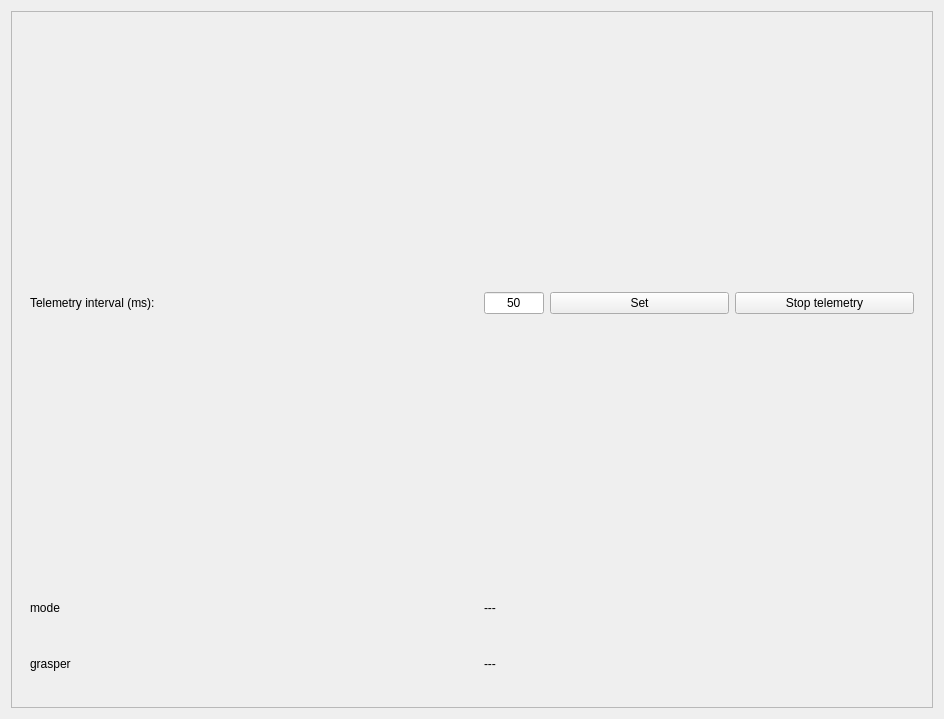
<?xml version="1.0" encoding="UTF-8"?>
<ui version="4.0">
 <class>boatData</class>
 <widget class="QWidget" name="boatData">
  <property name="geometry">
   <rect>
    <x>0</x>
    <y>0</y>
    <width>944</width>
    <height>719</height>
   </rect>
  </property>
  <property name="sizePolicy">
   <sizepolicy hsizetype="MinimumExpanding" vsizetype="Fixed">
    <horstretch>0</horstretch>
    <verstretch>0</verstretch>
   </sizepolicy>
  </property>
  <property name="maximumSize">
   <size>
    <width>16777215</width>
    <height>16777215</height>
   </size>
  </property>
  <property name="windowTitle">
   <string>Form</string>
  </property>
  <layout class="QHBoxLayout" name="horizontalLayout_2">
   <item>
    <widget class="QFrame" name="container">
     <property name="sizePolicy">
      <sizepolicy hsizetype="Ignored" vsizetype="Ignored">
       <horstretch>0</horstretch>
       <verstretch>0</verstretch>
      </sizepolicy>
     </property>
     <property name="frameShape">
      <enum>QFrame::StyledPanel</enum>
     </property>
     <property name="frameShadow">
      <enum>QFrame::Raised</enum>
     </property>
     <layout class="QVBoxLayout" name="verticalLayout_3">
      <item>
       <widget class="QWidget" name="widget_2" native="true">
        <property name="minimumSize">
         <size>
          <width>100</width>
          <height>0</height>
         </size>
        </property>
        <layout class="QHBoxLayout" name="horizontalLayout_4">
         <property name="leftMargin">
          <number>0</number>
         </property>
         <property name="topMargin">
          <number>0</number>
         </property>
         <property name="rightMargin">
          <number>0</number>
         </property>
         <property name="bottomMargin">
          <number>0</number>
         </property>
         <item>
          <widget class="QFrame" name="label_frame">
           <property name="sizePolicy">
            <sizepolicy hsizetype="MinimumExpanding" vsizetype="Preferred">
             <horstretch>0</horstretch>
             <verstretch>0</verstretch>
            </sizepolicy>
           </property>
           <layout class="QVBoxLayout" name="verticalLayout">
            <item>
             <widget class="QWidget" name="widget_3" native="true">
              <layout class="QHBoxLayout" name="horizontalLayout">
               <property name="leftMargin">
                <number>0</number>
               </property>
               <property name="topMargin">
                <number>0</number>
               </property>
               <property name="rightMargin">
                <number>0</number>
               </property>
               <property name="bottomMargin">
                <number>0</number>
               </property>
               <item>
                <widget class="QLabel" name="l_interval">
                 <property name="sizePolicy">
                  <sizepolicy hsizetype="Preferred" vsizetype="Fixed">
                   <horstretch>0</horstretch>
                   <verstretch>0</verstretch>
                  </sizepolicy>
                 </property>
                 <property name="minimumSize">
                  <size>
                   <width>0</width>
                   <height>0</height>
                  </size>
                 </property>
                 <property name="maximumSize">
                  <size>
                   <width>16777215</width>
                   <height>16777215</height>
                  </size>
                 </property>
                 <property name="text">
                  <string>Telemetry interval (ms):</string>
                 </property>
                 <property name="alignment">
                  <set>Qt::AlignLeading|Qt::AlignLeft|Qt::AlignVCenter</set>
                 </property>
                </widget>
               </item>
              </layout>
             </widget>
            </item>
            <item>
             <widget class="QLabel" name="l_mode">
              <property name="sizePolicy">
               <sizepolicy hsizetype="Preferred" vsizetype="MinimumExpanding">
                <horstretch>0</horstretch>
                <verstretch>0</verstretch>
               </sizepolicy>
              </property>
              <property name="minimumSize">
               <size>
                <width>0</width>
                <height>30</height>
               </size>
              </property>
              <property name="maximumSize">
               <size>
                <width>16777215</width>
                <height>50</height>
               </size>
              </property>
              <property name="text">
               <string>mode</string>
              </property>
             </widget>
            </item>
            <item>
             <widget class="QLabel" name="l_grasper">
              <property name="sizePolicy">
               <sizepolicy hsizetype="Preferred" vsizetype="MinimumExpanding">
                <horstretch>0</horstretch>
                <verstretch>0</verstretch>
               </sizepolicy>
              </property>
              <property name="minimumSize">
               <size>
                <width>0</width>
                <height>30</height>
               </size>
              </property>
              <property name="maximumSize">
               <size>
                <width>16777215</width>
                <height>50</height>
               </size>
              </property>
              <property name="text">
               <string>grasper</string>
              </property>
             </widget>
            </item>
           </layout>
          </widget>
         </item>
         <item>
          <widget class="QFrame" name="data_frame">
           <property name="sizePolicy">
            <sizepolicy hsizetype="MinimumExpanding" vsizetype="Preferred">
             <horstretch>0</horstretch>
             <verstretch>0</verstretch>
            </sizepolicy>
           </property>
           <layout class="QVBoxLayout" name="verticalLayout_2">
            <item>
             <widget class="QWidget" name="widget_4" native="true">
              <layout class="QHBoxLayout" name="horizontalLayout_5">
               <property name="leftMargin">
                <number>0</number>
               </property>
               <property name="topMargin">
                <number>0</number>
               </property>
               <property name="rightMargin">
                <number>0</number>
               </property>
               <property name="bottomMargin">
                <number>0</number>
               </property>
               <item>
                <widget class="QLineEdit" name="t_interval">
                 <property name="sizePolicy">
                  <sizepolicy hsizetype="Minimum" vsizetype="Fixed">
                   <horstretch>0</horstretch>
                   <verstretch>0</verstretch>
                  </sizepolicy>
                 </property>
                 <property name="minimumSize">
                  <size>
                   <width>0</width>
                   <height>0</height>
                  </size>
                 </property>
                 <property name="maximumSize">
                  <size>
                   <width>60</width>
                   <height>16777215</height>
                  </size>
                 </property>
                 <property name="text">
                  <string>50</string>
                 </property>
                 <property name="alignment">
                  <set>Qt::AlignCenter</set>
                 </property>
                </widget>
               </item>
               <item>
                <widget class="QPushButton" name="b_start_sending">
                 <property name="minimumSize">
                  <size>
                   <width>0</width>
                   <height>0</height>
                  </size>
                 </property>
                 <property name="maximumSize">
                  <size>
                   <width>16777215</width>
                   <height>16777215</height>
                  </size>
                 </property>
                 <property name="text">
                  <string>Set</string>
                 </property>
                </widget>
               </item>
               <item>
                <widget class="QPushButton" name="b_stop_sending">
                 <property name="minimumSize">
                  <size>
                   <width>0</width>
                   <height>0</height>
                  </size>
                 </property>
                 <property name="maximumSize">
                  <size>
                   <width>16777215</width>
                   <height>16777215</height>
                  </size>
                 </property>
                 <property name="text">
                  <string>Stop telemetry</string>
                 </property>
                </widget>
               </item>
              </layout>
             </widget>
            </item>
            <item>
             <widget class="QLabel" name="mode_data">
              <property name="sizePolicy">
               <sizepolicy hsizetype="Preferred" vsizetype="MinimumExpanding">
                <horstretch>0</horstretch>
                <verstretch>0</verstretch>
               </sizepolicy>
              </property>
              <property name="minimumSize">
               <size>
                <width>0</width>
                <height>30</height>
               </size>
              </property>
              <property name="maximumSize">
               <size>
                <width>16777215</width>
                <height>50</height>
               </size>
              </property>
              <property name="frameShape">
               <enum>QFrame::NoFrame</enum>
              </property>
              <property name="frameShadow">
               <enum>QFrame::Plain</enum>
              </property>
              <property name="text">
               <string>---</string>
              </property>
             </widget>
            </item>
            <item>
             <widget class="QLabel" name="grasper_data">
              <property name="sizePolicy">
               <sizepolicy hsizetype="Preferred" vsizetype="MinimumExpanding">
                <horstretch>0</horstretch>
                <verstretch>0</verstretch>
               </sizepolicy>
              </property>
              <property name="minimumSize">
               <size>
                <width>0</width>
                <height>30</height>
               </size>
              </property>
              <property name="maximumSize">
               <size>
                <width>16777215</width>
                <height>50</height>
               </size>
              </property>
              <property name="text">
               <string>---</string>
              </property>
             </widget>
            </item>
           </layout>
          </widget>
         </item>
        </layout>
       </widget>
      </item>
     </layout>
    </widget>
   </item>
  </layout>
 </widget>
 <resources/>
 <connections/>
</ui>
